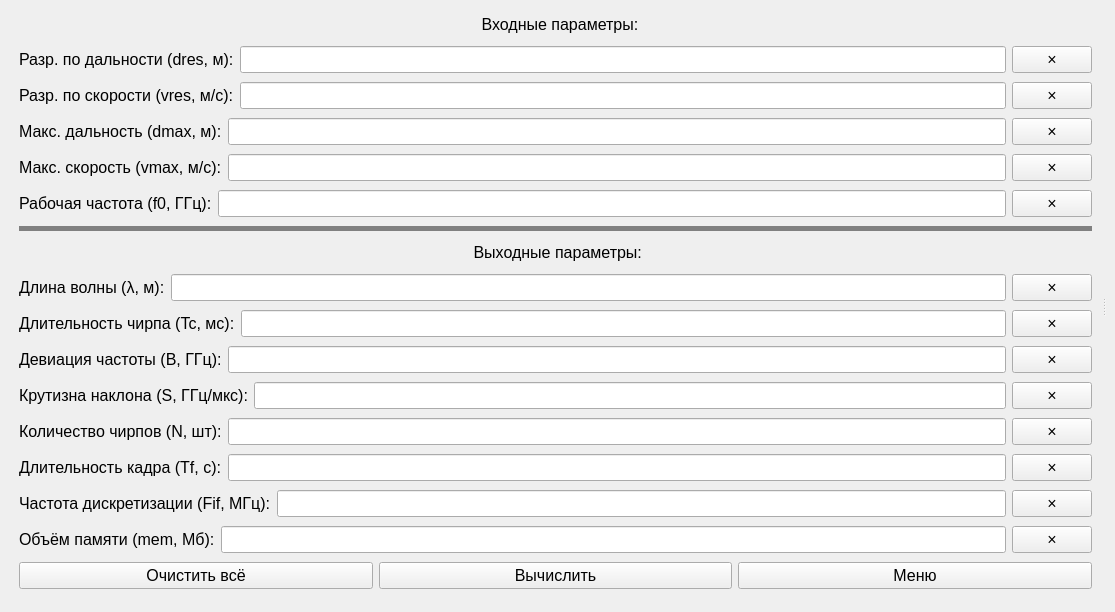
<?xml version="1.0" encoding="UTF-8"?>
<ui version="4.0">
 <class>MainWindow</class>
 <widget class="QMainWindow" name="MainWindow">
  <property name="geometry">
   <rect>
    <x>0</x>
    <y>0</y>
    <width>1115</width>
    <height>612</height>
   </rect>
  </property>
  <property name="font">
   <font>
    <pointsize>12</pointsize>
   </font>
  </property>
  <property name="windowTitle">
   <string>FMWC Radar Signal Optimizer</string>
  </property>
  <widget class="QWidget" name="centralwidget">
   <layout class="QVBoxLayout" name="main_layout">
    <item>
     <widget class="QSplitter" name="splitter">
      <property name="orientation">
       <enum>Qt::Horizontal</enum>
      </property>
      <widget class="QWidget" name="left_widget">
       <layout class="QVBoxLayout" name="verticalLayout">
        <property name="leftMargin">
         <number>10</number>
        </property>
        <property name="rightMargin">
         <number>10</number>
        </property>
        <item>
         <widget class="QLabel" name="label">
          <property name="minimumSize">
           <size>
            <width>0</width>
            <height>25</height>
           </size>
          </property>
          <property name="maximumSize">
           <size>
            <width>16777215</width>
            <height>25</height>
           </size>
          </property>
          <property name="baseSize">
           <size>
            <width>0</width>
            <height>0</height>
           </size>
          </property>
          <property name="text">
           <string>  Входные параметры:</string>
          </property>
          <property name="textFormat">
           <enum>Qt::AutoText</enum>
          </property>
          <property name="alignment">
           <set>Qt::AlignCenter</set>
          </property>
         </widget>
        </item>
        <item>
         <layout class="QHBoxLayout" name="layout_input_dres">
          <item>
           <widget class="QLabel" name="label_input_dres">
            <property name="text">
             <string>Разр. по дальности (dres, м):</string>
            </property>
           </widget>
          </item>
          <item>
           <widget class="QLineEdit" name="input_dres"/>
          </item>
          <item>
           <widget class="QPushButton" name="clear_dres">
            <property name="text">
             <string>×</string>
            </property>
           </widget>
          </item>
         </layout>
        </item>
        <item>
         <layout class="QHBoxLayout" name="layout_input_vres">
          <item>
           <widget class="QLabel" name="label_input_vres">
            <property name="text">
             <string>Разр. по скорости (vres, м/с):</string>
            </property>
           </widget>
          </item>
          <item>
           <widget class="QLineEdit" name="input_vres"/>
          </item>
          <item>
           <widget class="QPushButton" name="clear_vres">
            <property name="text">
             <string>×</string>
            </property>
           </widget>
          </item>
         </layout>
        </item>
        <item>
         <layout class="QHBoxLayout" name="layout_input_dmax">
          <item>
           <widget class="QLabel" name="label_input_dmax">
            <property name="text">
             <string>Макс. дальность (dmax, м):</string>
            </property>
           </widget>
          </item>
          <item>
           <widget class="QLineEdit" name="input_dmax"/>
          </item>
          <item>
           <widget class="QPushButton" name="clear_dmax">
            <property name="text">
             <string>×</string>
            </property>
           </widget>
          </item>
         </layout>
        </item>
        <item>
         <layout class="QHBoxLayout" name="layout_input_vmax">
          <item>
           <widget class="QLabel" name="label_input_vmax">
            <property name="text">
             <string>Макс. скорость (vmax, м/с):</string>
            </property>
           </widget>
          </item>
          <item>
           <widget class="QLineEdit" name="input_vmax"/>
          </item>
          <item>
           <widget class="QPushButton" name="clear_vmax">
            <property name="text">
             <string>×</string>
            </property>
           </widget>
          </item>
         </layout>
        </item>
        <item>
         <layout class="QHBoxLayout" name="layout_input_f0">
          <item>
           <widget class="QLabel" name="label_input_f0">
            <property name="text">
             <string>Рабочая частота (f0, ГГц):</string>
            </property>
           </widget>
          </item>
          <item>
           <widget class="QLineEdit" name="input_f0"/>
          </item>
          <item>
           <widget class="QPushButton" name="clear_f0">
            <property name="text">
             <string>×</string>
            </property>
           </widget>
          </item>
         </layout>
        </item>
        <item>
         <widget class="Line" name="line">
          <property name="sizePolicy">
           <sizepolicy hsizetype="Minimum" vsizetype="Fixed">
            <horstretch>0</horstretch>
            <verstretch>0</verstretch>
           </sizepolicy>
          </property>
          <property name="minimumSize">
           <size>
            <width>0</width>
            <height>5</height>
           </size>
          </property>
          <property name="baseSize">
           <size>
            <width>0</width>
            <height>5</height>
           </size>
          </property>
          <property name="styleSheet">
           <string notr="true">border: 5px solid #808080;  /* Светло-серая линия*/</string>
          </property>
          <property name="frameShadow">
           <enum>QFrame::Plain</enum>
          </property>
          <property name="lineWidth">
           <number>5</number>
          </property>
          <property name="orientation">
           <enum>Qt::Horizontal</enum>
          </property>
         </widget>
        </item>
        <item>
         <widget class="QLabel" name="label_2">
          <property name="minimumSize">
           <size>
            <width>0</width>
            <height>25</height>
           </size>
          </property>
          <property name="maximumSize">
           <size>
            <width>16777215</width>
            <height>25</height>
           </size>
          </property>
          <property name="text">
           <string> Выходные параметры:</string>
          </property>
          <property name="alignment">
           <set>Qt::AlignCenter</set>
          </property>
         </widget>
        </item>
        <item>
         <layout class="QHBoxLayout" name="layout_input_lambda_">
          <item>
           <widget class="QLabel" name="label_input_lambda_">
            <property name="text">
             <string>Длина волны (λ, м):</string>
            </property>
           </widget>
          </item>
          <item>
           <widget class="QLineEdit" name="input_lambda_"/>
          </item>
          <item>
           <widget class="QPushButton" name="clear_lambda_">
            <property name="text">
             <string>×</string>
            </property>
           </widget>
          </item>
         </layout>
        </item>
        <item>
         <layout class="QHBoxLayout" name="layout_input_Tc">
          <item>
           <widget class="QLabel" name="label_input_Tc">
            <property name="text">
             <string>Длительность чирпа (Tc, мс):</string>
            </property>
           </widget>
          </item>
          <item>
           <widget class="QLineEdit" name="input_Tc"/>
          </item>
          <item>
           <widget class="QPushButton" name="clear_Tc">
            <property name="text">
             <string>×</string>
            </property>
           </widget>
          </item>
         </layout>
        </item>
        <item>
         <layout class="QHBoxLayout" name="layout_input_B">
          <item>
           <widget class="QLabel" name="label_input_B">
            <property name="text">
             <string>Девиация частоты (B, ГГц):</string>
            </property>
           </widget>
          </item>
          <item>
           <widget class="QLineEdit" name="input_B"/>
          </item>
          <item>
           <widget class="QPushButton" name="clear_B">
            <property name="text">
             <string>×</string>
            </property>
           </widget>
          </item>
         </layout>
        </item>
        <item>
         <layout class="QHBoxLayout" name="layout_input_S">
          <item>
           <widget class="QLabel" name="label_input_S">
            <property name="text">
             <string>Крутизна наклона (S, ГГц/мкс):</string>
            </property>
           </widget>
          </item>
          <item>
           <widget class="QLineEdit" name="input_S"/>
          </item>
          <item>
           <widget class="QPushButton" name="clear_S">
            <property name="text">
             <string>×</string>
            </property>
           </widget>
          </item>
         </layout>
        </item>
        <item>
         <layout class="QHBoxLayout" name="layout_input_N">
          <item>
           <widget class="QLabel" name="label_input_N">
            <property name="text">
             <string>Количество чирпов (N, шт):</string>
            </property>
           </widget>
          </item>
          <item>
           <widget class="QLineEdit" name="input_N"/>
          </item>
          <item>
           <widget class="QPushButton" name="clear_N">
            <property name="text">
             <string>×</string>
            </property>
           </widget>
          </item>
         </layout>
        </item>
        <item>
         <layout class="QHBoxLayout" name="layout_input_Tf">
          <item>
           <widget class="QLabel" name="label_input_Tf">
            <property name="text">
             <string>Длительность кадра (Tf, с):</string>
            </property>
           </widget>
          </item>
          <item>
           <widget class="QLineEdit" name="input_Tf"/>
          </item>
          <item>
           <widget class="QPushButton" name="clear_Tf">
            <property name="text">
             <string>×</string>
            </property>
           </widget>
          </item>
         </layout>
        </item>
        <item>
         <layout class="QHBoxLayout" name="layout_input_Fif">
          <item>
           <widget class="QLabel" name="label_input_Fif">
            <property name="text">
             <string>Частота дискретизации (Fif, МГц):</string>
            </property>
           </widget>
          </item>
          <item>
           <widget class="QLineEdit" name="input_Fif"/>
          </item>
          <item>
           <widget class="QPushButton" name="clear_Fif">
            <property name="text">
             <string>×</string>
            </property>
           </widget>
          </item>
         </layout>
        </item>
        <item>
         <layout class="QHBoxLayout" name="layout_input_mem">
          <item>
           <widget class="QLabel" name="label_input_mem">
            <property name="text">
             <string>Объём памяти (mem, Мб):</string>
            </property>
           </widget>
          </item>
          <item>
           <widget class="QLineEdit" name="input_mem">
            <property name="readOnly">
             <bool>true</bool>
            </property>
           </widget>
          </item>
          <item>
           <widget class="QPushButton" name="clear_mem">
            <property name="text">
             <string>×</string>
            </property>
           </widget>
          </item>
         </layout>
        </item>
        <item>
         <layout class="QHBoxLayout" name="buttons_layout">
          <item>
           <widget class="QPushButton" name="btn_clear_all">
            <property name="text">
             <string>Очистить всё</string>
            </property>
           </widget>
          </item>
          <item>
           <widget class="QPushButton" name="btn_calculate">
            <property name="text">
             <string>Вычислить</string>
            </property>
           </widget>
          </item>
          <item>
           <widget class="QPushButton" name="btn_menu">
            <property name="text">
             <string>Меню</string>
            </property>
           </widget>
          </item>
         </layout>
        </item>
       </layout>
      </widget>
      <widget class="QWidget" name="plot_container">
       <layout class="QVBoxLayout" name="plot_layout"/>
      </widget>
     </widget>
    </item>
   </layout>
  </widget>
 </widget>
 <resources/>
 <connections/>
</ui>
